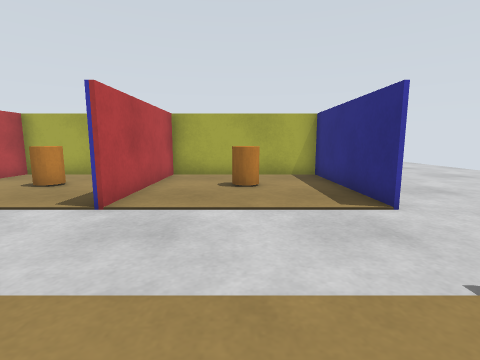
View 1 (above)

16 first-person views from a walk through a robot-simulator world made for Gazebo. The camera is 0.62 m above the floor, tilts 8° down and sees 85° across. The floor is counted in squares, 0.5 m on a side. Each view is taken from the middle of a square. On the plan, view 1 faces up. The plan holds only what a view shows up to about 12 squares ahead; the rest is blank. The place goes on beyond the plan.

View 2
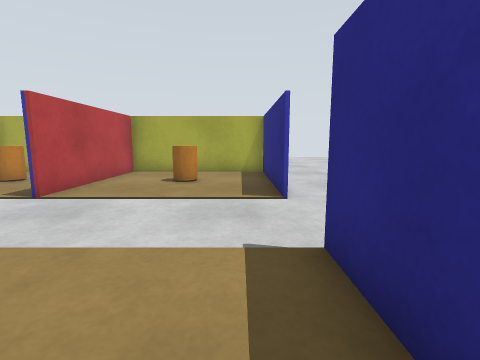

View 3
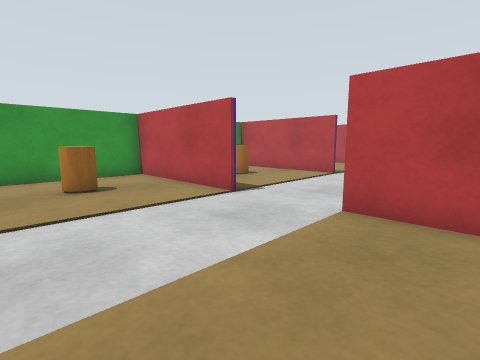

View 4
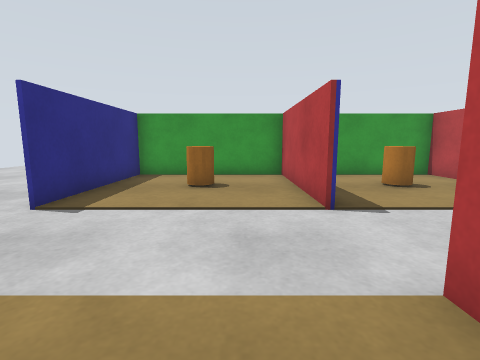

View 5
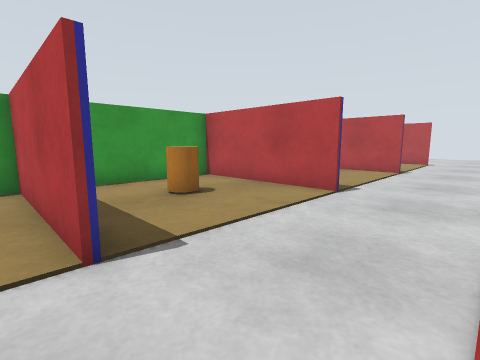

View 6
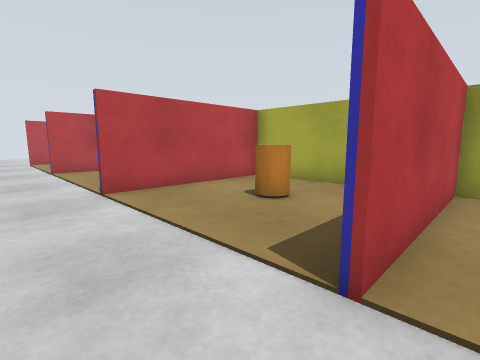

View 7
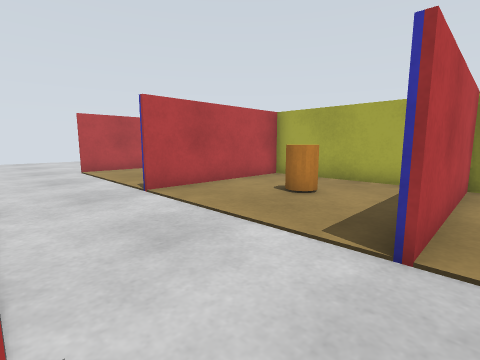

View 8
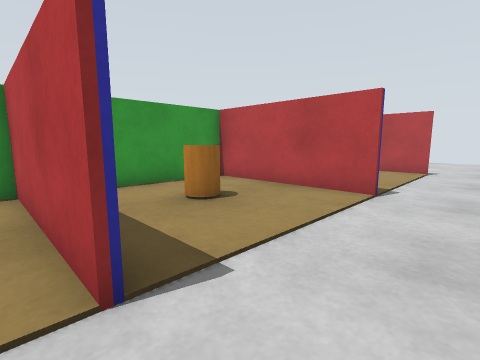

View 9
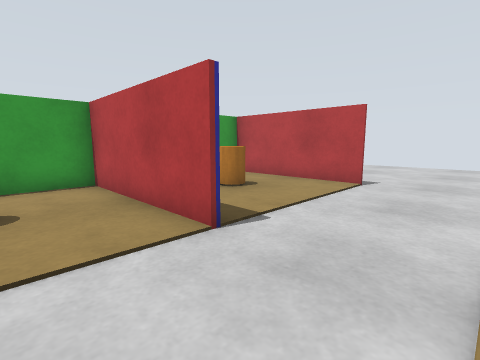

View 10
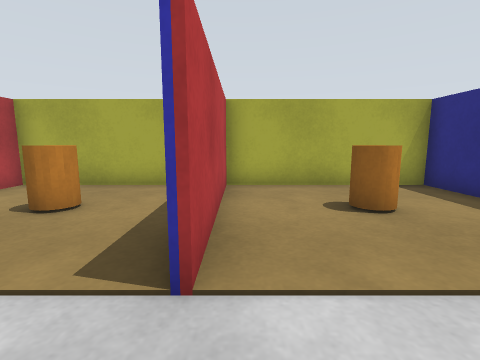

View 11
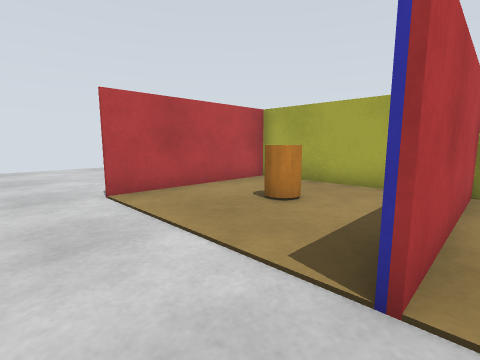

View 12
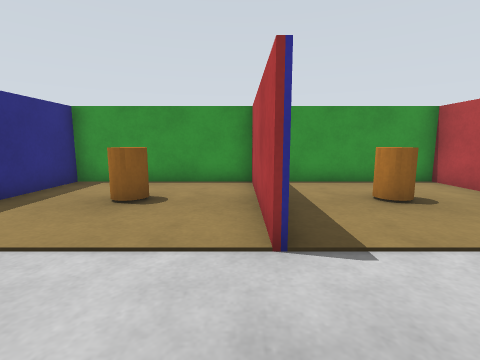

View 13
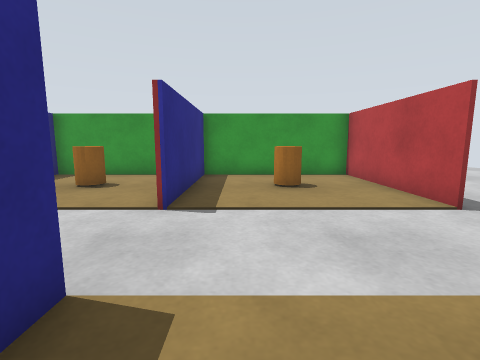

View 14
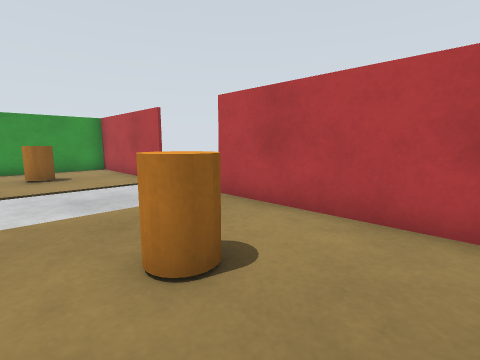

View 15
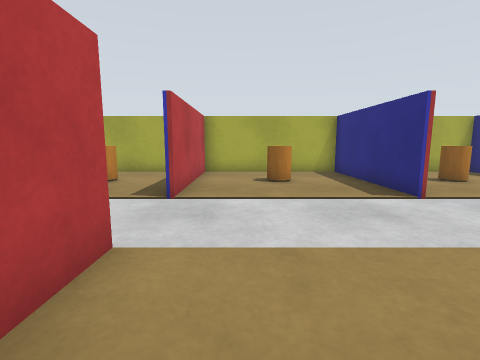

View 16
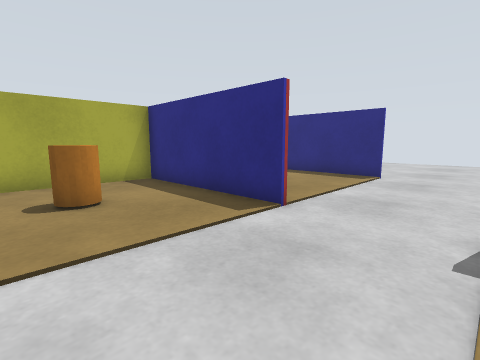

### Floor plan
Points are (right, up) in squares from view 1. A wall is a line through its corners. A room is listed if a view was taken in it or the views show most of it. See-through windows are left out.
Room 1 (views 1, 2, 3, 4, 5, 6)
walls: (3, 4.9) (3, 10.5) (-3, 10.5); (-2.7, 2.1) (-2.7, -3.4) (3, -3.4) (3, 2); (-2.7, 10.5) (-2.7, 5)
ways out: opening at (-3, 3) to room 2; opening at (3, 3)
objects: orange cylinder (0, -1); orange cylinder (0, 8)
Room 2 (views 7, 8, 15, 16)
walls: (-8.5, 2.1) (-8.5, -3.5); (-2.8, 4.9) (-2.8, 10.5); (-8.5, 10.5) (-8.5, 5); (-3, 10.5) (-8.9, 10.5); (-9.1, -3.4) (-4.4, -3.4)
ways out: opening at (-3, 3) to room 1; opening at (-9, 3) to room 3
objects: orange cylinder (-6, -1); orange cylinder (-6, 8)
Room 3 (views 9, 10, 11, 12)
walls: (-14.4, 2.1) (-14.4, -3.5); (-8.7, 8.6) (-8.7, 10.5); (-8.9, 10.5) (-14.4, 10.5) (-14.4, 5); (-15.1, -3.4) (-9.1, -3.4); (-8.7, -3.5) (-8.7, -0.6)
ways out: opening at (-9, 3) to room 2; opening at (-15, 3.5) to room 4
objects: orange cylinder (-12, -1) to (-11, -1); orange cylinder (-12, 8) to (-11, 8)
Room 4 (views 13, 14)
walls: (-20.3, 2.1) (-20.3, -3.4) (-15.1, -3.4); (-14.6, 5) (-14.6, 5.6); (-16, 10.5) (-20.3, 10.5) (-20.3, 5); (-14.6, -3.5) (-14.6, 2)
ways out: opening at (-15, 3.5) to room 3; opening at (-20, 3)
objects: orange cylinder (-18, -1) to (-17, -1); orange cylinder (-18, 8) to (-17, 8)

Where each view was taken, in squares from view 1:
view 1: 0 up, 0 right, facing up
view 2: 1 down, 2 right, facing up
view 3: 7 up, 2 right, facing down-left
view 4: 7 up, 1 left, facing down
view 5: 5 up, 2 left, facing down-left
view 6: 3 up, 2 left, facing up-left
view 7: 2 up, 8 left, facing up-left
view 8: 4 up, 8 left, facing down-left
view 9: 5 up, 12 left, facing down-left
view 10: 3 up, 14 left, facing up
view 11: 3 up, 14 left, facing up-left
view 12: 5 up, 14 left, facing down
view 13: 7 up, 16 left, facing down
view 14: 10 up, 16 left, facing down-left
view 15: 1 down, 7 left, facing up
view 16: 2 up, 7 left, facing up-right
